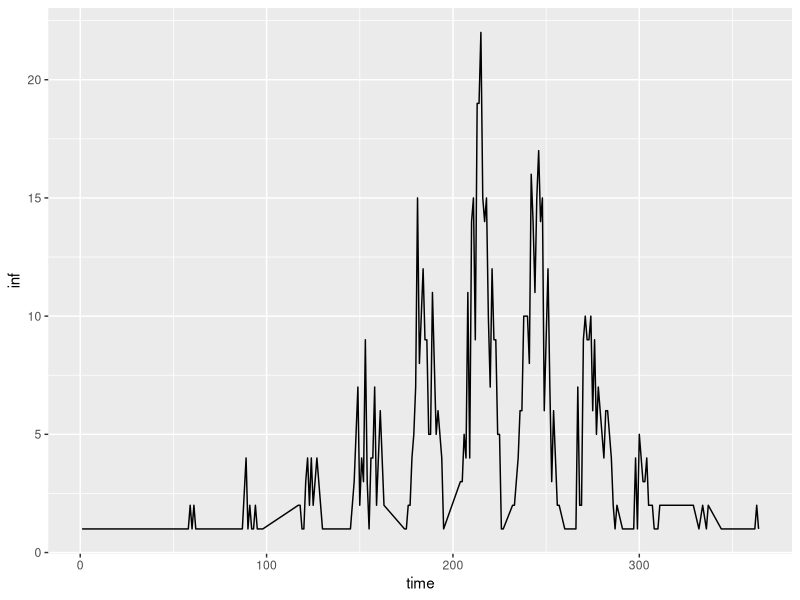

Write the R code that produced this figure. (Note: a time limit stopped this script after it produced the figure.)
rm(list=ls())
gc()
library(tidyverse)
library(purrr)

initial_pop <- data.frame(No=1:1000, 
                          HH=rep(1:200, each=5), 
                          S=c(0,rep(1,999)), 
                          E=c(1,rep(0,999)), Ecounter=c(28,rep(0,999)), 
                          I=0, Icounter=0, 
                          R=0) # 200 households, 4 compartments (SEIR)
results <- initial_pop[,1:2] %>% mutate(Itype=NA) # number of infections per household over time

time <- 52*7 # num days to simulate (12 months total)

# incubation period and infectious period fixed
num_weeks_inc = 4*7
num_weeks_inf = 1*7

SEIR <- function(d, res, b, inc, inf) {
  
  total_inf <- data.frame(HH=1:200, I=0)
  
  for (i in 1:time) {
    d$R[d$Icounter==inf] <- 1
    d$I[d$Icounter==inf] <- 0
    d$Icounter[d$Icounter==inf] <- 0
    
    d$I[d$Ecounter==inc] <- 1
    d$E[d$Ecounter==inc] <- 0
    d$Ecounter[d$Ecounter==inc] <- 0
    
    summary_data <- d %>% group_by(HH) %>% 
      mutate(Ih=sum(I)) %>% ungroup() %>% mutate(Ic=sum(I)-Ih) 
    res <- res %>% cbind(I=summary_data$I)
    
    risk_hh <- summary_data$S*4*b*summary_data$Ih/1000
    risk_c <- summary_data$S*b*summary_data$Ic/1000
    
    # print(risk_hh[1:10])
    # print(risk_c[1:10])

    new_inf_hh <- rbinom(nrow(summary_data), 1, risk_hh)
    new_inf_c <- rbinom(nrow(summary_data), 1, risk_c)
    
    # print(new_inf_hh[1:10])
    # print(new_inf_c[1:10])
    
    d$E[new_inf_hh==1|new_inf_c==1] <- 1
    case_type <- case_when(new_inf_hh==1&new_inf_c==1~"B",
                           new_inf_hh==1~"H", 
                           new_inf_c==1~"C")
    res$Itype <- ifelse(!is.na(res$Itype), res$Itype, case_type)
    d$Ecounter[d$E==1] <- d$Ecounter[d$E==1] + 1
    d$Icounter[d$I==1] <- d$Icounter[d$I==1] + 1
    d$S[d$E==1] <- 0
  }
  return(res)
}

 
final <- SEIR(initial_pop, results, 0.35, num_weeks_inc, num_weeks_inf)
names(final) <- c("No", "HH", "Type", 1:time)
f <- final %>% pivot_longer(cols = 4:ncol(.), names_to = "time") %>% mutate(time=as.numeric(time))
f <- f %>% group_by(No, value) %>% summarise_all(first) %>% filter(value==1) %>% arrange(time) 
f
f %>% 
  group_by(time) %>% summarise(inf=sum(value)) %>% ggplot(aes(time, inf)) + geom_line()

res <- 0
beta <- 0.35
for (i in 1:1000) {
  final <- SEIR(initial_pop, results, beta, num_weeks_inc, num_weeks_inf)
  names(final) <- c("No", "HH", "Type", 1:time)
  f <- final %>% pivot_longer(cols = 4:ncol(.), names_to = "time") %>% mutate(time=as.numeric(time))
  f <- f %>% group_by(No, value) %>% summarise_all(first) %>% filter(value==1) %>% arrange(time) 
  total_inf <- f %>% group_by(time) %>% summarise(inf=sum(value))
  res <- res+total_inf$inf
}
res <- res/1000
